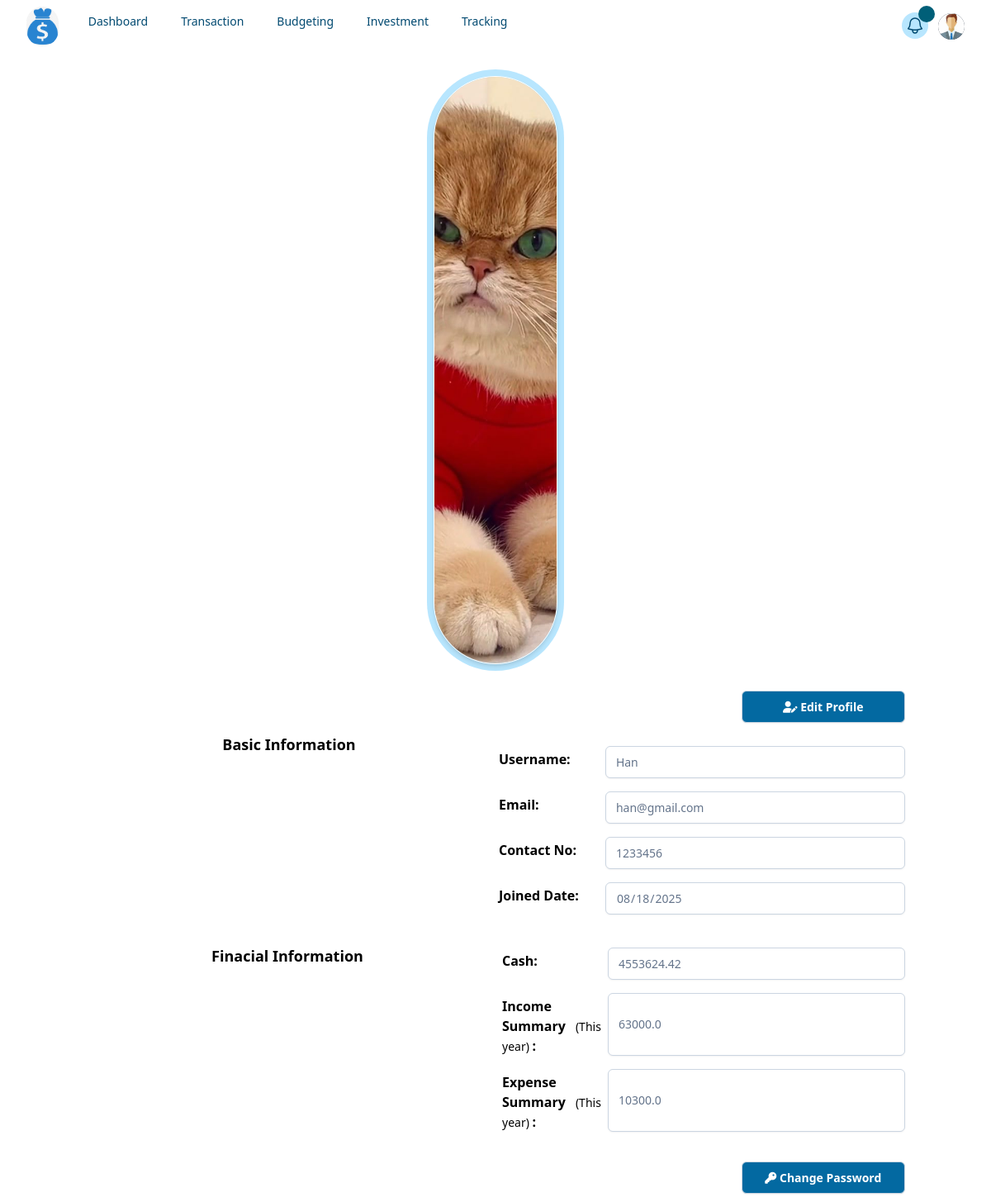
The page /profile (signed in) on the database as committed earlier.
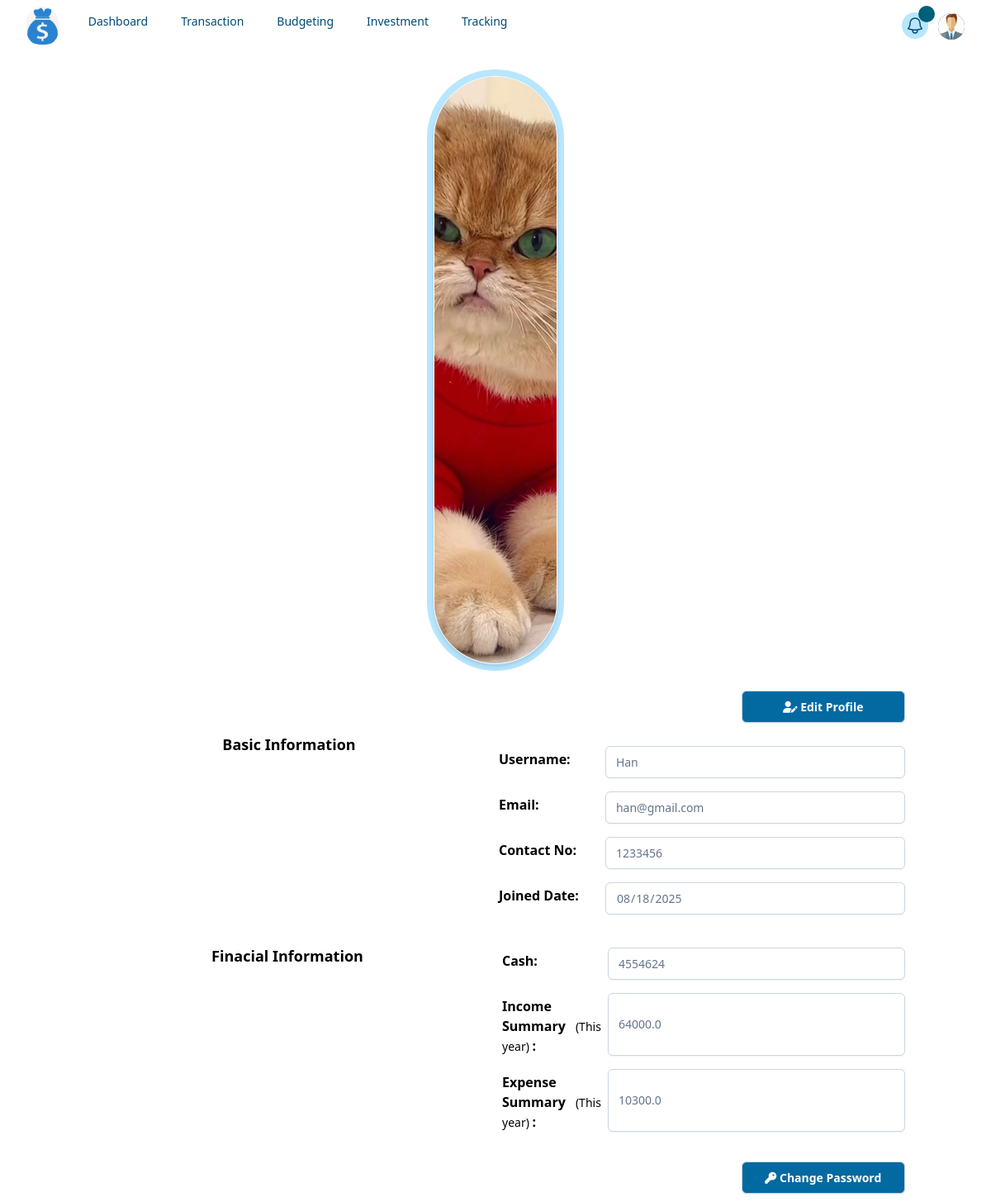
The same page on the database as committed later.
### tables this page shows
CREATE TABLE users (id INTEGER PRIMARY KEY AUTOINCREMENT NOT NULL, username TEXT NOT NULL, hash TEXT NOT NULL, cash NUMERIC NOT NULL DEFAULT 10000.00, is_active TEXT NOT NULL DEFAULT 'True', email TEXT, contact_no TEXT, joined_date NUMERIC NOT NULL DEFAULT CURRENT_DATE, images TEXT);

### app.py (the view, shortened to what this page needs)
@app.route("/profile", methods=['POST', 'GET'])
@login_required
def profile():
    user = db.execute("select * from users where id = ?", session['user_id'])
    year = str(datetime.now().year)
    income = db.execute("SELECT sum(amount) FROM transactions WHERE type = 'Income'  AND ((length(date) = 10 "
                        "AND substr(date, 1, 4) = ?) OR (length(date) = 7  AND substr(date, 1, 4) = ?) OR (length(date) = 7  "
                        "AND substr(date, 1, 4) = ?) OR (length(date) = 4 AND substr(date, 1, 4) = ?)) and user_id = ?", year, year, year, year, session['user_id'])
    expense = db.execute("SELECT sum(amount) FROM transactions WHERE type = 'Expense'  AND ((length(date) = 10 "
                         "AND substr(date, 1, 4) = ?) OR (length(date) = 7  AND substr(date, 1, 4) = ?) OR (length(date) = 7  "
                         "AND substr(date, 1, 4) = ?) OR (length(date) = 4 AND substr(date, 1, 4) = ?)) and user_id = ?", year, year, year, year, session['user_id'])
    return render_template("core/profile.html", user=user, income=income, expense=expense)

### app.py (called while the page is built)
@app.after_request
def after_request(response):
    response.headers["Cache-Control"] = ["no-cache, no-store, must-revalidate"]
    response.headers["Expires"] = 0
    response.headers["Pragma"] = "no-cache"
    return response

### helpers.py (called while the page is built)
def login_required(f):
    @wraps(f)
    def decorated_function(*args, **kwargs):
        if session.get("user_id") is None:
            return redirect("/login")
        return f(*args, **kwargs)
    return decorated_function

### templates/core/profile.html (shortened to what this page needs)
{% extends "layout.html"%}
{% block main %}
<div class="space-y-6">
    <div class="bg-sky-200 w-1/6 h-[50vh] p-2 place-self-center rounded-full flex flex-col
        items-center justify-center">
        <img id="profilePreview"
            src="{{ user[0]['images'] if user[0]['images'] else '/static/images/profile_img.jpg' }}" alt="Profile Image"
            class="w-full h-full object-cover rounded-full border-1 border-white shadow-md cursor-pointer"
            onclick="document.getElementById('prImage').click()">
    </div>
    <button class="addSearchBtn" onclick="writeProfile()"><i class="fa-solid fa-user-pen"></i> Edit Profile
    </button>
    <div class="grid grid-cols-2 gap-2">
        <div>
            <span class="font-semibold text-lg">Basic Information</span>
        </div>
        <div>
            <form action="/profile" method="post" enctype="multipart/form-data">
                <div class="mb-3 flex flex-row gap-2">
                    <span class="font-semibold text-md text-justify basis-1/4 mt-2">Username: </span>
                    <input autocomplete="off" class="inputBox basis-3/4" name="prUsername" id="prUsername" placeholder="Username"
                        type="text" value="{{ user[0]['username'] }}" required readonly>
                </div>
                <div class="mb-3 flex flex-row gap-2">
                    <span class="font-semibold text-md text-justify basis-1/4 mt-2">Email: </span>
                    <input autocomplete="off" class="inputBox basis-3/4" name="prEmail" placeholder="Email" type="text"
                        value="{{ user[0]['email'] if user[0]['email'] else '' }}" id="prEmail" required readonly>
                </div>
                <div class="mb-3 flex flex-row gap-2">
                    <span class="font-semibold text-md text-justify basis-1/4 mt-2">Contact No: </span>
                    <input autocomplete="off" class="inputBox basis-3/4" name="prContact_no" id="prContact_no"
                        placeholder="Contact No" type="text"
                        value="{{ user[0]['contact_no'] if user[0]['contact_no'] else '' }}" required readonly>
                </div>
                <div class="mb-3 flex flex-row gap-2">
                    <span class="font-semibold text-md text-justify basis-1/4 mt-2">Joined Date: </span>
                    <input autocomplete="off" class="inputBox basis-3/4" name="join_date" placeholder="Joined Date" type="date"
                        value="{{ user[0]['joined_date'] }}" required readonly>
                </div>
            </form>
        </div>
    </div>
    <div class="grid grid-cols-2 gap-4">
        <div>
            <span class="font-semibold text-lg">Finacial Information</span>
        </div>
        <div>
            <div class="mb-3 flex flex-row gap-2">
                <span class="font-semibold text-md text-justify basis-1/4 mt-2">Cash: </span>
                <input autocomplete="off" class="inputBox basis-3/4" type="text" value="{{ user[0]['cash'] }}" required readonly>
            </div>
            <div class="mb-3 flex flex-row gap-2">
                <span class="font-semibold text-md text-justify basis-1/4 mt-2">Income Summary <span class="text-sm font-light">(This year) </span>:</span>
                <input autocomplete="off" class="inputBox basis-3/4" type="text" value="{{ income[0]['sum(amount)'] }}" required
                    readonly>
            </div>
            <div class="mb-3 flex flex-row gap-2">
                <span class="font-semibold text-md text-justify basis-1/4 mt-2">Expense Summary <span class="text-sm font-light">(This year) </span>:</span>
                <input autocomplete="off" class="inputBox basis-3/4" type="text" value="{{ expense[0]['sum(amount)'] }}" required
                    readonly>
            </div>
        </div>
    </div>
    <button class="addSearchBtn" onclick="writePassword()"><i class="fa-solid fa-key"></i> Change Password
    </button>
</div>
{% endblock %}

Rows that differ between the two databases and show on the page:
changed users "Han": cash "4553624.42" → "4554624"
Other text that changed with them:
form field income: "63000.0" → "64000.0"
